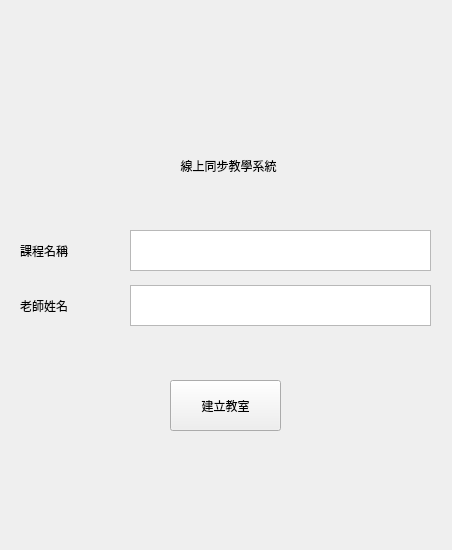
<?xml version="1.0" encoding="UTF-8"?>
<ui version="4.0">
 <class>Form</class>
 <widget class="QWidget" name="Form">
  <property name="geometry">
   <rect>
    <x>0</x>
    <y>0</y>
    <width>452</width>
    <height>550</height>
   </rect>
  </property>
  <property name="windowTitle">
   <string>Form</string>
  </property>
  <property name="styleSheet">
   <string notr="true"/>
  </property>
  <widget class="QPlainTextEdit" name="class_name_input">
   <property name="geometry">
    <rect>
     <x>130</x>
     <y>230</y>
     <width>301</width>
     <height>41</height>
    </rect>
   </property>
   <property name="styleSheet">
    <string notr="true"/>
   </property>
   <property name="cursorWidth">
    <number>5</number>
   </property>
  </widget>
  <widget class="QLabel" name="class_name_label">
   <property name="geometry">
    <rect>
     <x>20</x>
     <y>235</y>
     <width>101</width>
     <height>31</height>
    </rect>
   </property>
   <property name="styleSheet">
    <string notr="true"/>
   </property>
   <property name="text">
    <string>課程名稱</string>
   </property>
  </widget>
  <widget class="QPlainTextEdit" name="teacher_name_input">
   <property name="geometry">
    <rect>
     <x>130</x>
     <y>285</y>
     <width>301</width>
     <height>41</height>
    </rect>
   </property>
   <property name="styleSheet">
    <string notr="true"/>
   </property>
   <property name="cursorWidth">
    <number>5</number>
   </property>
  </widget>
  <widget class="QLabel" name="teacher_name_label">
   <property name="geometry">
    <rect>
     <x>20</x>
     <y>290</y>
     <width>101</width>
     <height>31</height>
    </rect>
   </property>
   <property name="styleSheet">
    <string notr="true"/>
   </property>
   <property name="text">
    <string>老師姓名</string>
   </property>
  </widget>
  <widget class="QPushButton" name="create_room_button">
   <property name="geometry">
    <rect>
     <x>170</x>
     <y>380</y>
     <width>111</width>
     <height>51</height>
    </rect>
   </property>
   <property name="cursor">
    <cursorShape>PointingHandCursor</cursorShape>
   </property>
   <property name="styleSheet">
    <string notr="true"/>
   </property>
   <property name="text">
    <string>建立教室</string>
   </property>
  </widget>
  <widget class="QLabel" name="label_img">
   <property name="geometry">
    <rect>
     <x>152</x>
     <y>10</y>
     <width>151</width>
     <height>131</height>
    </rect>
   </property>
   <property name="text">
    <string/>
   </property>
   <property name="pixmap">
    <pixmap>../img/video-conference-128.png</pixmap>
   </property>
   <property name="alignment">
    <set>Qt::AlignCenter</set>
   </property>
  </widget>
  <widget class="QLabel" name="label_title">
   <property name="geometry">
    <rect>
     <x>133</x>
     <y>150</y>
     <width>191</width>
     <height>31</height>
    </rect>
   </property>
   <property name="text">
    <string>線上同步教學系統</string>
   </property>
   <property name="alignment">
    <set>Qt::AlignCenter</set>
   </property>
  </widget>
 </widget>
 <resources/>
 <connections/>
</ui>
